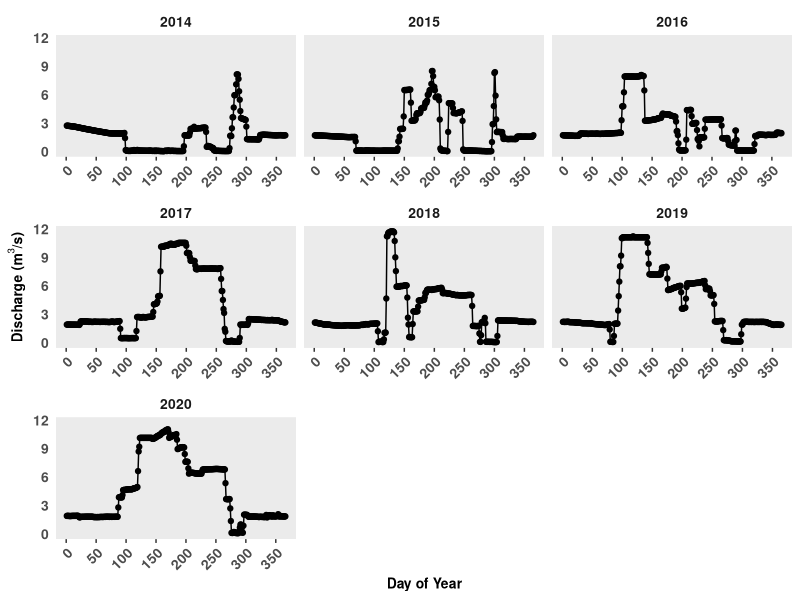

The R script that drew this image:
library(tidyverse)
library(here)

##Flow Data from ECCC Hydromet Station 05JG006 
quap_flow <- read_csv(here('data/raw_data', 'stationO5JG006_parms.csv'))

quap_flow <- quap_flow %>% filter(PARAM == 1, YEAR > 2013)%>% 
  rename('DOY' = DD) %>%
  select(ID, YEAR, DOY, Value)

#Hydrograph (Figure S1)

ggplot(quap_flow, aes(DOY, Value)) + geom_point() + geom_line()+
  scale_x_continuous(breaks = seq(0, 365, 50))+
  facet_wrap(~YEAR, scales = "free_x") +
  labs(x = "Day of Year" , y = expression(bold("Discharge (m"^3*"/s)"))) +
  theme(axis.text.x = element_text(angle=45, hjust=1, vjust=1, face = "bold", size = 10),
        axis.text.y = element_text(face = "bold", size = 10),
        axis.title.x = element_text(face = "bold", size =10),
        axis.title.y = element_text(face = "bold", size = 10),
        panel.grid.major = element_blank(),
        panel.grid.minor = element_blank(),
        legend.position = "none",
        axis.ticks.y = element_blank(),
        strip.text = element_text(face = "bold", size =10),
        strip.background = element_blank())